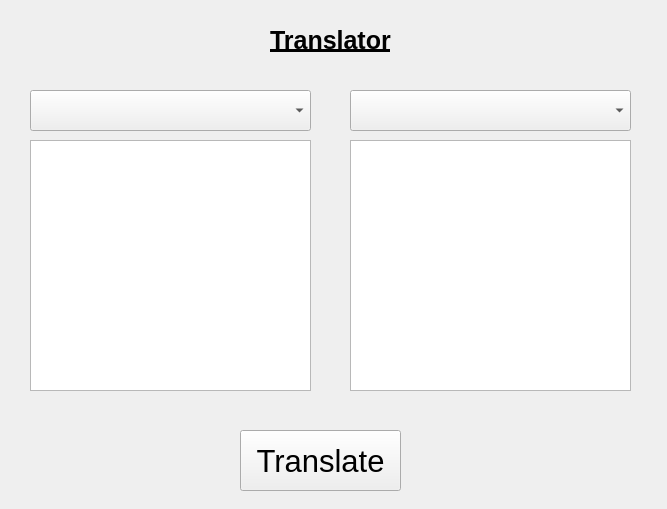
<?xml version="1.0" encoding="UTF-8"?>
<ui version="4.0">
 <class>Form</class>
 <widget class="QWidget" name="Form">
  <property name="geometry">
   <rect>
    <x>0</x>
    <y>0</y>
    <width>667</width>
    <height>509</height>
   </rect>
  </property>
  <property name="windowTitle">
   <string>Form</string>
  </property>
  <widget class="QLabel" name="label">
   <property name="geometry">
    <rect>
     <x>270</x>
     <y>20</y>
     <width>131</width>
     <height>41</height>
    </rect>
   </property>
   <property name="font">
    <font>
     <pointsize>19</pointsize>
     <weight>75</weight>
     <bold>true</bold>
     <underline>true</underline>
    </font>
   </property>
   <property name="text">
    <string>Translator</string>
   </property>
  </widget>
  <widget class="QComboBox" name="cmbLang1">
   <property name="geometry">
    <rect>
     <x>30</x>
     <y>90</y>
     <width>281</width>
     <height>41</height>
    </rect>
   </property>
  </widget>
  <widget class="QComboBox" name="cmbLang2">
   <property name="geometry">
    <rect>
     <x>350</x>
     <y>90</y>
     <width>281</width>
     <height>41</height>
    </rect>
   </property>
  </widget>
  <widget class="QTextEdit" name="txtLang1">
   <property name="geometry">
    <rect>
     <x>30</x>
     <y>140</y>
     <width>281</width>
     <height>251</height>
    </rect>
   </property>
  </widget>
  <widget class="QTextEdit" name="txtLang2">
   <property name="enabled">
    <bool>true</bool>
   </property>
   <property name="geometry">
    <rect>
     <x>350</x>
     <y>140</y>
     <width>281</width>
     <height>251</height>
    </rect>
   </property>
  </widget>
  <widget class="QPushButton" name="btnTranslate">
   <property name="geometry">
    <rect>
     <x>240</x>
     <y>430</y>
     <width>161</width>
     <height>61</height>
    </rect>
   </property>
   <property name="font">
    <font>
     <pointsize>23</pointsize>
    </font>
   </property>
   <property name="text">
    <string>Translate</string>
   </property>
  </widget>
 </widget>
 <resources/>
 <connections/>
</ui>
